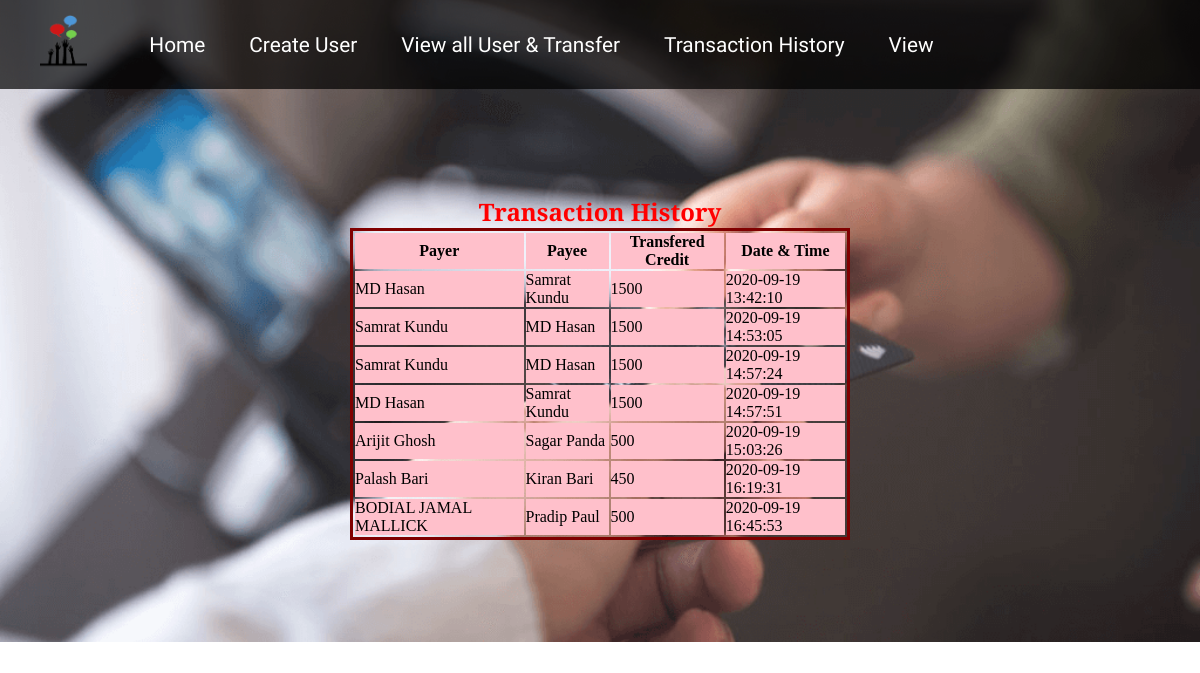
The page /history.php on the database its author committed.
### tables this page shows
CREATE TABLE IF NOT EXISTS `history` (
  `payer` varchar(30) NOT NULL,
  `payee` varchar(30) NOT NULL,
  `amt` int(20) NOT NULL,
  `date_time` timestamp NOT NULL DEFAULT CURRENT_TIMESTAMP ON UPDATE CURRENT_TIMESTAMP
);

### history.php (the view, shortened to what this page needs)
<?php
 $con=mysqli_connect('localhost','id14907308_root','Kiranadmin@47');
 mysqli_select_db($con,'id14907308_tsf_db');
 $q="select * from history";
 $result=mysqli_query($con,$q);
 $num=mysqli_num_rows($result);
?>
<!DOCTYPE html>
<html lang="en">
<head>
    <link rel="stylesheet" href="style.css">
    <link rel="stylesheet" href="viewStyle.css" />
    <link rel="stylesheet" media="screen and (max-width: 1170px)" href="phone.css">
</head>
<body>
    <nav id="navbar">
        <div id="logo">
            <img src="tsflogo.png" >
        </div>
        <ul>
            <li class="item"><a href="index.php">Home</a></li>
            <li class="item"><a href="insertForm.php">Create User</a></li>
            <li class="item"><a href="transferForm.php">View all User & Transfer</a></li>
            <li class="item"><a href="history.php">Transaction History</a></li>
            <li class="item"><a href="view.php">View</a></li>
        </ul>
    </nav>
    <section id="home">
	<h1>Transaction History</h1>
  <table id="view_table">
    <tr>
	 <th>Payer</th>
	 <th>Payee</th>
	 <th>Transfered Credit</th>
	 <th> Date & Time</th>
	</tr>
	<?php
	 for($i=1;$i<=$num;$i++)
	 {
		 $row=mysqli_fetch_array($result);
	?>
	<tr>
	 <td><?php echo $row['payer']; ?></td>
	 <td><?php echo $row['payee']; ?></td>
	 <td><?php echo $row['amt']; ?></td>
	 <td><?php echo $row['date_time']; ?></td>
	</tr>
	<?php
	 }
	?>
  </table>
    </section>
</body>
</html>

### style.css (style rules this page uses)
* { margin: 0; padding: 0; }
html { scroll-behavior: smooth; }
:root { --navbar-height: 59px; }
#navbar { display: flex; align-items: center; position: sticky; top: 0px; }
#navbar::before { content: ""; background-color: black; position: absolute; top:0px; left:0px; height: 100%; width:100%; z-index: -1; opacity: 0.7; }
#logo { margin: 10px 34px; }
#logo img { height: 59px; margin: 3px 6px; }
#navbar ul { display: flex; font-family: 'Baloo Bhai', cursive; }
#navbar ul li { list-style: none; font-size: 1.3rem; }
#navbar ul li a { color: white; display: block; padding: 3px 22px; border-radius: 20px; text-decoration: none; }
#home { display: flex; flex-direction: column; padding:3px 200px; height: 550px; justify-content: center; align-items: center; }
#home::before { content: ""; position: absolute; background: url('../bg1.jpg') no-repeat center center/cover; height: 642px; top:0px; left:0px; width: 100%; z-index: -1; opacity:0.89; }
#home h1 { color:Red; text-align: center; font-family: 'Bree Serif', serif; }

### viewStyle.css (style rules this page uses)
#view_table { border-style:solid; border-color:maroon; width:500px }
#view_table tr { background-color:pink; }

### phone.css (style rules this page uses)
#navbar { flex-direction: column; }
#navbar ul li a { font-size: 1rem; padding: 0px 7px; padding-bottom: 8px; }
#home { height: 370px; padding: 3px 28px; }
#home::before { height: 480px; }

### rows shown on the page
history: payer "MD Hasan", payee "Samrat Kundu", amt "1500", date_time "2020-09-19 13:42:10"
history: payer "Samrat Kundu", payee "MD Hasan", amt "1500", date_time "2020-09-19 14:53:05"
history: payer "Samrat Kundu", payee "MD Hasan", amt "1500", date_time "2020-09-19 14:57:24"
history: payer "MD Hasan", payee "Samrat Kundu", amt "1500", date_time "2020-09-19 14:57:51"
history: payer "Arijit Ghosh", payee "Sagar Panda", amt "500", date_time "2020-09-19 15:03:26"
history: payer "Palash Bari", payee "Kiran Bari", amt "450", date_time "2020-09-19 16:19:31"
history: payer "BODIAL JAMAL MALLICK", payee "Pradip Paul", amt "500", date_time "2020-09-19 16:45:53"
